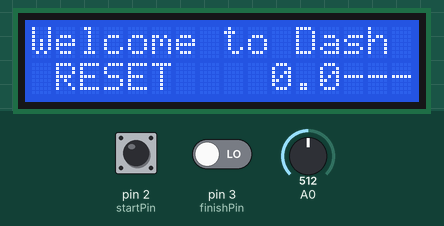
This sketch was run on a simulated Arduino Uno, built with avr-gcc and run on an emulated ATmega328P. Parts: 16×2 character LCD. The test bench sets the inputs (shaded band); at power-on: A0 = 512, pin 2 (startPin) HIGH, pin 3 (finishPin) LOW. What the sketch prints to the serial monitor is not drawn.

Above: at 1.2 s.
1.3 s: A0 set to 540
2.8 s: A0 set to 566
At 2.97 s:
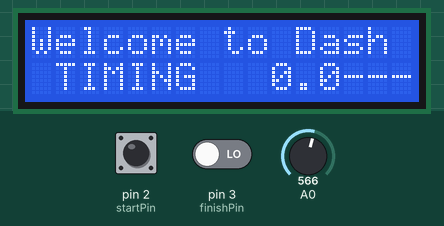
5.1 s: A0 set to 545
At 5.8 s:
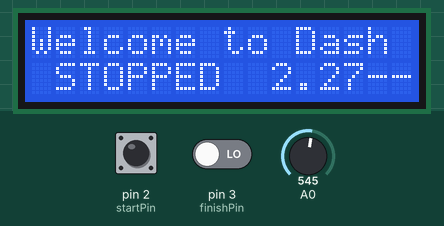
6.6 s: pin 2 (startPin) pulled LOW for 0.3 s
At 7.6 s:
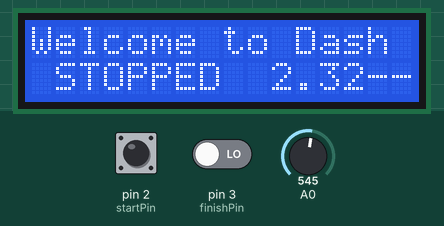
8.4 s: pin 2 (startPin) pulled LOW for 1 s
At 9.1 s:
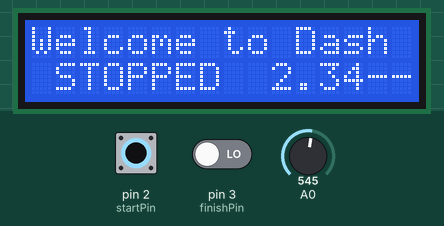
Timing chart, 0 to 11.4 s (numbered marks = the images above; inputs shaded):
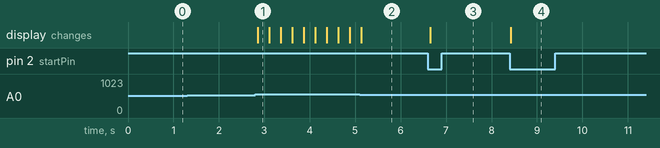

The sketch:

DashTimer.ino
```cpp
#include <StopWatch.h>
#include <LiquidCrystal.h>

/*******************************************************

This program will test the LCD panel and the buttons
Mark Bramwell, July 2010

********************************************************/

// select the pins used on the LCD panel
LiquidCrystal lcd(8, 9, 4, 5, 6, 7);

//StopWatch
StopWatch sw;

// define some values used by the panel and buttons
int lcd_key     = 0;
int adc_key_in  = 0;
const int startPin = 2;
const int finishPin = 3;

volatile long lastStartDebounceCheck= 0;
volatile long lastFinishDebounceCheck = 0;
const int debounceDelay = 50;

int startStop   = 0; //digital pin 2
int finish       = 1; //digital pin 3

volatile int startStopState = LOW;
volatile int finishState = LOW;


#define btnRIGHT  0
#define btnUP     1
#define btnDOWN   2
#define btnLEFT   3
#define btnSELECT 4
#define btnNONE   5

// read the buttons
int read_LCD_buttons()
{
 adc_key_in = analogRead(0);      // read the value from the sensor
 // my buttons when read are centered at these valies: 0, 144, 329, 504, 741
 // we add approx 50 to those values and check to see if we are close
 if (adc_key_in > 1000) return btnNONE; // We make this the 1st option for speed reasons since it will be the most likely result
 if (adc_key_in < 50)   return btnRIGHT;
 if (adc_key_in < 195)  return btnUP;
 if (adc_key_in < 380)  return btnDOWN;
 if (adc_key_in < 555)  return btnLEFT;
 if (adc_key_in < 790)  return btnSELECT;
 return btnNONE;  // when all others fail, return this...
}

void buttonSetup()
{
   pinMode(startPin, INPUT);
   pinMode(finishPin, INPUT);

  attachInterrupt(startStop, startISR, FALLING);
  attachInterrupt(finish, finishISR, RISING);
}

void setup()
{
  Serial.begin(9600);
 lcd.begin(16, 2);              // start the library

 initMessage();
 buttonSetup();

 //digitalWrite(1, HIGH);
}

void initMessage()
{
 lcd.setCursor(0,0);
 lcd.print("Welcome to Dash Timer"); // print a simple message
}


void updateDisplay()
{
  lcd.setCursor(10,1);
  lcd.print("------");
  lcd.setCursor(10,1);
  printTime(sw.elapsed());
  lcd.setCursor(1,1);

 switch (sw.state())
 {
   case StopWatch::RUNNING:
   {
     lcd.print("TIMING ");
     break;
   }
   case StopWatch::STOPPED:
   {
     lcd.print("STOPPED");
     break;
   }
   case StopWatch::RESET:
   {
     lcd.print("RESET  ");
     break;
   }
 }

}

void printTime(unsigned long elapsed)
{
  unsigned int seconds = elapsed / 1000;
  unsigned int hundreds = constrain((elapsed - (seconds*1000)) / 10, 0, 99);

  lcd.print(seconds);
  lcd.print(".");
  lcd.print(hundreds);
}


void startISR()
{

   if ((millis() - lastStartDebounceCheck) > debounceDelay)
   {
      startStopState = digitalRead(startPin);
      if (startStopState == LOW)
      {
        sw.start();
      }
   }
    lastStartDebounceCheck = millis();
}

void finishISR()
{
  if ((millis() - lastFinishDebounceCheck) > debounceDelay)
  {
    finishState = digitalRead(finishPin);
    //check finished value so timer can't get accidentally restarted at finish line
    if (finishState == HIGH)
    {
      sw.stop();
    }
  }

  lastFinishDebounceCheck = millis();

}


void loop()
{
  Serial.print("Timer is  ");
  if (sw.isRunning())
  {
    Serial.println(" ON");
  }
  else
  {
    Serial.println(" OFF");
  }

  updateDisplay();
  delay(250);
 //nothing to do here
 lcd_key = read_LCD_buttons();  // read the buttons

 switch (lcd_key)               // depending on which button was pushed, we perform an action
 {
   case btnRIGHT:
     {
       Serial.println("RESET");
       sw.reset();

     break;
     }
   case btnLEFT:
     {
     sw.stop();
     break;
     }
     case btnSELECT:
     {
       sw.start();
       break;
     }
  }

}
```

Measured:
- the behaviour switches between 554 and 555 on A0 (found by bisection; images 0 and 1)
- after the input at 1.3 s, every drawn part: stays the same
- after the input at 2.8 s, the display: changes after 0.05 s (image 1)
- after the input at 5.1 s, the display: changes at once (image 2)
- after the input at 6.6 s, the display: changes after 0.05 s (image 3)
- after the input at 8.4 s, the display: changes at once (image 4)
